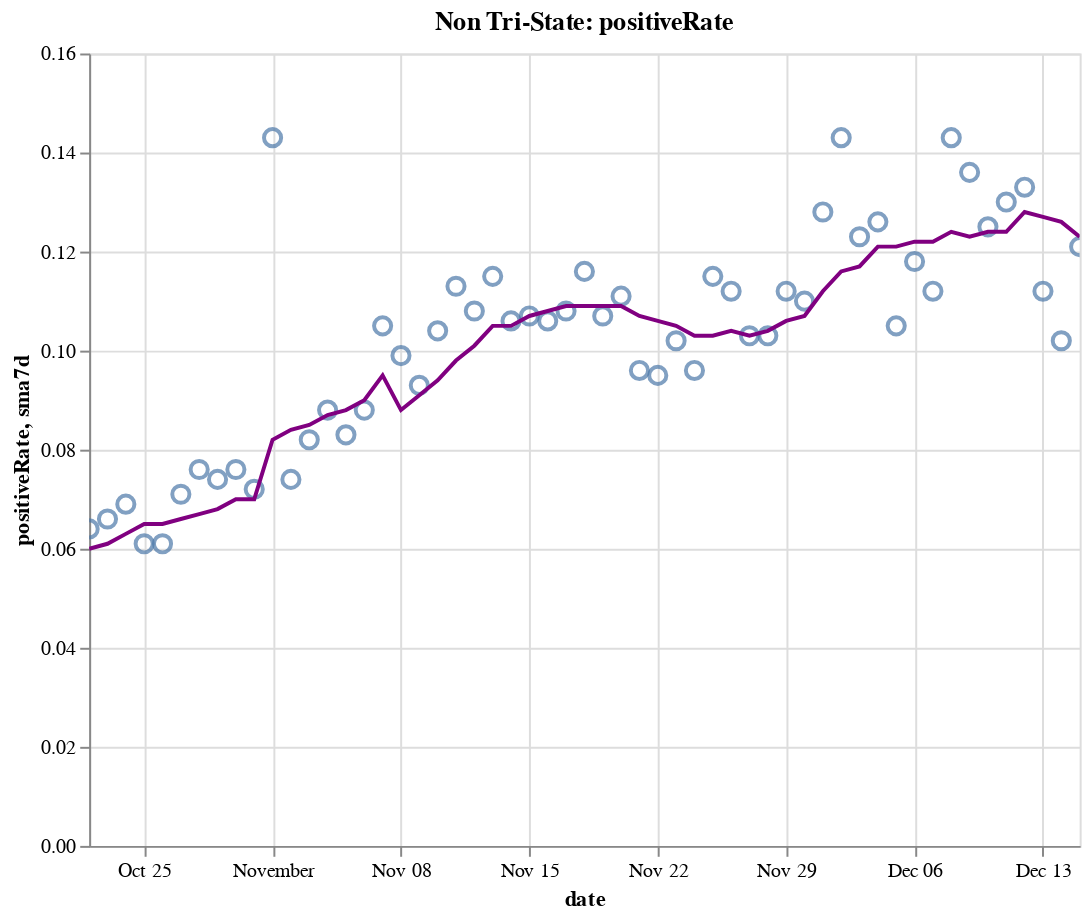

The notebook cell saved with this chart:
### Code cell
create_plot(non_tristate, 'positiveRate')

### Figure 1 — Vega-Lite specification as saved in the notebook (floating-point values rounded to 4 significant figures)
{"config": {"view": {"continuousWidth": 400, "continuousHeight": 300}}, "layer": [{"layer": [{"mark": {"type": "point", "size": 75}, "encoding": {"tooltip": [{"type": "temporal", "field": "date"}, {"type": "quantitative", "field": "positiveRate"}, {"type": "quantitative", "field": "sma7d"}], "x": {"type": "temporal", "field": "date"}, "y": {"type": "quantitative", "field": "positiveRate"}}, "selection": {"selector016": {"type": "interval", "bind": "scales", "encodings": ["x", "y"]}}}, {"mark": {"type": "line", "color": "purple"}, "encoding": {"x": {"type": "temporal", "field": "date"}, "y": {"type": "quantitative", "field": "sma7d"}}}]}, {"mark": {"type": "rule", "color": "#aaa"}, "encoding": {"x": {"type": "temporal", "field": "date"}}, "transform": [{"filter": {"selection": "selector015"}}]}, {"mark": "circle", "encoding": {"opacity": {"condition": {"value": 1, "selection": "selector015"}, "value": 0}, "tooltip": [{"type": "temporal", "field": "date"}, {"type": "quantitative", "field": "positiveRate"}, {"type": "quantitative", "field": "sma7d"}], "x": {"type": "temporal", "field": "date"}, "y": {"type": "quantitative", "field": "positiveRate"}}, "selection": {"selector015": {"type": "single", "encodings": ["x"], "on": "mouseover", "nearest": true, "empty": "none"}}}, {"mark": {"type": "text", "align": "left", "dx": 5, "dy": -5, "stroke": "white", "strokeWidth": 2}, "encoding": {"text": {"type": "quantitative", "field": "positiveRate"}, "tooltip": [{"type": "temporal", "field": "date"}, {"type": "quantitative", "field": "positiveRate"}, {"type": "quantitative", "field": "sma7d"}], "x": {"type": "temporal", "field": "date"}, "y": {"type": "quantitative", "field": "positiveRate"}}, "transform": [{"filter": {"selection": "selector015"}}]}, {"mark": {"type": "text", "align": "left", "dx": 5, "dy": -5}, "encoding": {"text": {"type": "quantitative", "field": "positiveRate"}, "tooltip": [{"type": "temporal", "field": "date"}, {"type": "quantitative", "field": "positiveRate"}, {"type": "quantitative", "field": "sma7d"}], "x": {"type": "temporal", "field": "date"}, "y": {"type": "quantitative", "field": "positiveRate"}}, "transform": [{"filter": {"selection": "selector015"}}]}], "data": {"name": "data-45f5928b86a8006d4945a81e76499a4e"}, "height": 400, "title": "Non Tri-State: positiveRate", "width": 500, "$schema": "https://vega.github.io/schema/vega-lite/v4.8.1.json", "datasets": {"data-45f5928b86a8006d4945a81e76499a4e": [{"date": "2020-10-22T00:00:00", "totalTestResultsIncrease": 1088000.0, "positiveIncrease": 69710.0, "death": 168500.0, "deathIncrease": 1091.0, "positiveRate": 0.064, "state": "Non Tri-State", "sma7d": 0.06}, {"date": "2020-10-23T00:00:00", "totalTestResultsIncrease": 1199000.0, "positiveIncrease": 78980.0, "death": 169500.0, "deathIncrease": 912.0, "positiveRate": 0.066, "state": "Non Tri-State", "sma7d": 0.061}, {"date": "2020-10-24T00:00:00", "totalTestResultsIncrease": 1154000.0, "positiveIncrease": 79350.0, "death": 170300.0, "deathIncrease": 876.0, "positiveRate": 0.069, "state": "Non Tri-State", "sma7d": 0.063}, {"date": "2020-10-25T00:00:00", "totalTestResultsIncrease": 1015000.0, "positiveIncrease": 62140.0, "death": 170700.0, "deathIncrease": 371.0, "positiveRate": 0.061, "state": "Non Tri-State", "sma7d": 0.065}, {"date": "2020-10-26T00:00:00", "totalTestResultsIncrease": 951000.0, "positiveIncrease": 58080.0, "death": 171100.0, "deathIncrease": 368.0, "positiveRate": 0.061, "state": "Non Tri-State", "sma7d": 0.065}, {"date": "2020-10-27T00:00:00", "totalTestResultsIncrease": 956200.0, "positiveIncrease": 67920.0, "death": 172000.0, "deathIncrease": 893.0, "positiveRate": 0.071, "state": "Non Tri-State", "sma7d": 0.066}, {"date": "2020-10-28T00:00:00", "totalTestResultsIncrease": 983200.0, "positiveIncrease": 74610.0, "death": 173000.0, "deathIncrease": 1003.0, "positiveRate": 0.076, "state": "Non Tri-State", "sma7d": 0.067}, {"date": "2020-10-29T00:00:00", "totalTestResultsIncrease": 1124000.0, "positiveIncrease": 83360.0, "death": 174000.0, "deathIncrease": 1023.0, "positiveRate": 0.074, "state": "Non Tri-State", "sma7d": 0.068}, {"date": "2020-10-30T00:00:00", "totalTestResultsIncrease": 1216000.0, "positiveIncrease": 92270.0, "death": 174900.0, "deathIncrease": 921.0, "positiveRate": 0.076, "state": "Non Tri-State", "sma7d": 0.07}, {"date": "2020-10-31T00:00:00", "totalTestResultsIncrease": 1209000.0, "positiveIncrease": 87200.0, "death": 175900.0, "deathIncrease": 956.0, "positiveRate": 0.072, "state": "Non Tri-State", "sma7d": 0.07}, {"date": "2020-11-01T00:00:00", "totalTestResultsIncrease": 959200.0, "positiveIncrease": 137300.0, "death": 176200.0, "deathIncrease": 377.0, "positiveRate": 0.143, "state": "Non Tri-State", "sma7d": 0.082}, {"date": "2020-11-02T00:00:00", "totalTestResultsIncrease": 1051000.0, "positiveIncrease": 77440.0, "death": 176700.0, "deathIncrease": 446.0, "positiveRate": 0.074, "state": "Non Tri-State", "sma7d": 0.084}, {"date": "2020-11-03T00:00:00", "totalTestResultsIncrease": 1047000.0, "positiveIncrease": 85720.0, "death": 178200.0, "deathIncrease": 1492.0, "positiveRate": 0.082, "state": "Non Tri-State", "sma7d": 0.085}, {"date": "2020-11-04T00:00:00", "totalTestResultsIncrease": 1108000.0, "positiveIncrease": 97480.0, "death": 179300.0, "deathIncrease": 1077.0, "positiveRate": 0.088, "state": "Non Tri-State", "sma7d": 0.087}, {"date": "2020-11-05T00:00:00", "totalTestResultsIncrease": 1343000.0, "positiveIncrease": 111400.0, "death": 180400.0, "deathIncrease": 1108.0, "positiveRate": 0.083, "state": "Non Tri-State", "sma7d": 0.088}, {"date": "2020-11-06T00:00:00", "totalTestResultsIncrease": 1383000.0, "positiveIncrease": 121100.0, "death": 181500.0, "deathIncrease": 1140.0, "positiveRate": 0.088, "state": "Non Tri-State", "sma7d": 0.09}, {"date": "2020-11-07T00:00:00", "totalTestResultsIncrease": 1185000.0, "positiveIncrease": 124000.0, "death": 182600.0, "deathIncrease": 1105.0, "positiveRate": 0.105, "state": "Non Tri-State", "sma7d": 0.095}, {"date": "2020-11-08T00:00:00", "totalTestResultsIncrease": 1071000.0, "positiveIncrease": 106100.0, "death": 183100.0, "deathIncrease": 478.0, "positiveRate": 0.099, "state": "Non Tri-State", "sma7d": 0.088}, {"date": "2020-11-09T00:00:00", "totalTestResultsIncrease": 1173000.0, "positiveIncrease": 109000.0, "death": 183600.0, "deathIncrease": 516.0, "positiveRate": 0.093, "state": "Non Tri-State", "sma7d": 0.091}, {"date": "2020-11-10T00:00:00", "totalTestResultsIncrease": 1189000.0, "positiveIncrease": 123700.0, "death": 184900.0, "deathIncrease": 1295.0, "positiveRate": 0.104, "state": "Non Tri-State", "sma7d": 0.094}, {"date": "2020-11-11T00:00:00", "totalTestResultsIncrease": 1217000.0, "positiveIncrease": 137300.0, "death": 186400.0, "deathIncrease": 1534.0, "positiveRate": 0.113, "state": "Non Tri-State", "sma7d": 0.098}, {"date": "2020-11-12T00:00:00", "totalTestResultsIncrease": 1342000.0, "positiveIncrease": 144700.0, "death": 187500.0, "deathIncrease": 1053.0, "positiveRate": 0.108, "state": "Non Tri-State", "sma7d": 0.101}, {"date": "2020-11-13T00:00:00", "totalTestResultsIncrease": 1413000.0, "positiveIncrease": 162900.0, "death": 188700.0, "deathIncrease": 1242.0, "positiveRate": 0.115, "state": "Non Tri-State", "sma7d": 0.105}, {"date": "2020-11-14T00:00:00", "totalTestResultsIncrease": 1478000.0, "positiveIncrease": 156100.0, "death": 190000.0, "deathIncrease": 1302.0, "positiveRate": 0.106, "state": "Non Tri-State", "sma7d": 0.105}, {"date": "2020-11-15T00:00:00", "totalTestResultsIncrease": 1291000.0, "positiveIncrease": 137600.0, "death": 190700.0, "deathIncrease": 660.0, "positiveRate": 0.107, "state": "Non Tri-State", "sma7d": 0.107}, {"date": "2020-11-16T00:00:00", "totalTestResultsIncrease": 1316000.0, "positiveIncrease": 139200.0, "death": 191200.0, "deathIncrease": 547.0, "positiveRate": 0.106, "state": "Non Tri-State", "sma7d": 0.108}, {"date": "2020-11-17T00:00:00", "totalTestResultsIncrease": 1376000.0, "positiveIncrease": 148000.0, "death": 192700.0, "deathIncrease": 1482.0, "positiveRate": 0.108, "state": "Non Tri-State", "sma7d": 0.109}, {"date": "2020-11-18T00:00:00", "totalTestResultsIncrease": 1338000.0, "positiveIncrease": 154800.0, "death": 194500.0, "deathIncrease": 1796.0, "positiveRate": 0.116, "state": "Non Tri-State", "sma7d": 0.109}, {"date": "2020-11-19T00:00:00", "totalTestResultsIncrease": 1612000.0, "positiveIncrease": 172800.0, "death": 196400.0, "deathIncrease": 1933.0, "positiveRate": 0.107, "state": "Non Tri-State", "sma7d": 0.109}, {"date": "2020-11-20T00:00:00", "totalTestResultsIncrease": 1661000.0, "positiveIncrease": 183600.0, "death": 198300.0, "deathIncrease": 1813.0, "positiveRate": 0.111, "state": "Non Tri-State", "sma7d": 0.109}, {"date": "2020-11-21T00:00:00", "totalTestResultsIncrease": 1789000.0, "positiveIncrease": 171200.0, "death": 199700.0, "deathIncrease": 1486.0, "positiveRate": 0.096, "state": "Non Tri-State", "sma7d": 0.107}, {"date": "2020-11-22T00:00:00", "totalTestResultsIncrease": 1502000.0, "positiveIncrease": 142500.0, "death": 200600.0, "deathIncrease": 871.0, "positiveRate": 0.095, "state": "Non Tri-State", "sma7d": 0.106}, {"date": "2020-11-23T00:00:00", "totalTestResultsIncrease": 1338000.0, "positiveIncrease": 137100.0, "death": 201400.0, "deathIncrease": 771.0, "positiveRate": 0.102, "state": "Non Tri-State", "sma7d": 0.105}, {"date": "2020-11-24T00:00:00", "totalTestResultsIncrease": 1654000.0, "positiveIncrease": 159600.0, "death": 203400.0, "deathIncrease": 1998.0, "positiveRate": 0.096, "state": "Non Tri-State", "sma7d": 0.103}, {"date": "2020-11-25T00:00:00", "totalTestResultsIncrease": 1518000.0, "positiveIncrease": 174800.0, "death": 205500.0, "deathIncrease": 2127.0, "positiveRate": 0.115, "state": "Non Tri-State", "sma7d": 0.103}, {"date": "2020-11-26T00:00:00", "totalTestResultsIncrease": 1044000.0, "positiveIncrease": 117000.0, "death": 206800.0, "deathIncrease": 1281.0, "positiveRate": 0.112, "state": "Non Tri-State", "sma7d": 0.104}, {"date": "2020-11-27T00:00:00", "totalTestResultsIncrease": 1737000.0, "positiveIncrease": 178500.0, "death": 208100.0, "deathIncrease": 1301.0, "positiveRate": 0.103, "state": "Non Tri-State", "sma7d": 0.103}, {"date": "2020-11-28T00:00:00", "totalTestResultsIncrease": 1413000.0, "positiveIncrease": 145000.0, "death": 209300.0, "deathIncrease": 1184.0, "positiveRate": 0.103, "state": "Non Tri-State", "sma7d": 0.104}, {"date": "2020-11-29T00:00:00", "totalTestResultsIncrease": 1124000.0, "positiveIncrease": 125500.0, "death": 210000.0, "deathIncrease": 752.0, "positiveRate": 0.112, "state": "Non Tri-State", "sma7d": 0.106}, {"date": "2020-11-30T00:00:00", "totalTestResultsIncrease": 1211000.0, "positiveIncrease": 133800.0, "death": 210900.0, "deathIncrease": 904.0, "positiveRate": 0.11, "state": "Non Tri-State", "sma7d": 0.107}, {"date": "2020-12-01T00:00:00", "totalTestResultsIncrease": 1295000.0, "positiveIncrease": 165900.0, "death": 213300.0, "deathIncrease": 2327.0, "positiveRate": 0.128, "state": "Non Tri-State", "sma7d": 0.112}, {"date": "2020-12-02T00:00:00", "totalTestResultsIncrease": 1279000.0, "positiveIncrease": 182700.0, "death": 215900.0, "deathIncrease": 2618.0, "positiveRate": 0.143, "state": "Non Tri-State", "sma7d": 0.116}, {"date": "2020-12-03T00:00:00", "totalTestResultsIncrease": 1580000.0, "positiveIncrease": 194000.0, "death": 218600.0, "deathIncrease": 2675.0, "positiveRate": 0.123, "state": "Non Tri-State", "sma7d": 0.117}, {"date": "2020-12-04T00:00:00", "totalTestResultsIncrease": 1659000.0, "positiveIncrease": 209500.0, "death": 221000.0, "deathIncrease": 2430.0, "positiveRate": 0.126, "state": "Non Tri-State", "sma7d": 0.121}, {"date": "2020-12-05T00:00:00", "totalTestResultsIncrease": 1896000.0, "positiveIncrease": 199300.0, "death": 223300.0, "deathIncrease": 2357.0, "positiveRate": 0.105, "state": "Non Tri-State", "sma7d": 0.121}, {"date": "2020-12-06T00:00:00", "totalTestResultsIncrease": 1388000.0, "positiveIncrease": 163900.0, "death": 224400.0, "deathIncrease": 1070.0, "positiveRate": 0.118, "state": "Non Tri-State", "sma7d": 0.122}, {"date": "2020-12-07T00:00:00", "totalTestResultsIncrease": 1439000.0, "positiveIncrease": 161800.0, "death": 225500.0, "deathIncrease": 1121.0, "positiveRate": 0.112, "state": "Non Tri-State", "sma7d": 0.122}, {"date": "2020-12-08T00:00:00", "totalTestResultsIncrease": 1423000.0, "positiveIncrease": 203700.0, "death": 228100.0, "deathIncrease": 2520.0, "positiveRate": 0.143, "state": "Non Tri-State", "sma7d": 0.124}, {"date": "2020-12-09T00:00:00", "totalTestResultsIncrease": 1447000.0, "positiveIncrease": 196100.0, "death": 231000.0, "deathIncrease": 2908.0, "positiveRate": 0.136, "state": "Non Tri-State", "sma7d": 0.123}, {"date": "2020-12-10T00:00:00", "totalTestResultsIncrease": 1607000.0, "positiveIncrease": 200800.0, "death": 233900.0, "deathIncrease": 2913.0, "positiveRate": 0.125, "state": "Non Tri-State", "sma7d": 0.124}, {"date": "2020-12-11T00:00:00", "totalTestResultsIncrease": 1674000.0, "positiveIncrease": 216800.0, "death": 236400.0, "deathIncrease": 2570.0, "positiveRate": 0.13, "state": "Non Tri-State", "sma7d": 0.124}, {"date": "2020-12-12T00:00:00", "totalTestResultsIncrease": 1562000.0, "positiveIncrease": 207800.0, "death": 238800.0, "deathIncrease": 2336.0, "positiveRate": 0.133, "state": "Non Tri-State", "sma7d": 0.128}, {"date": "2020-12-13T00:00:00", "totalTestResultsIncrease": 1553000.0, "positiveIncrease": 173400.0, "death": 240100.0, "deathIncrease": 1365.0, "positiveRate": 0.112, "state": "Non Tri-State", "sma7d": 0.127}, {"date": "2020-12-14T00:00:00", "totalTestResultsIncrease": 1691000.0, "positiveIncrease": 172300.0, "death": 241300.0, "deathIncrease": 1168.0, "positiveRate": 0.102, "state": "Non Tri-State", "sma7d": 0.126}, {"date": "2020-12-15T00:00:00", "totalTestResultsIncrease": 1440000.0, "positiveIncrease": 174000.0, "death": 244000.0, "deathIncrease": 2667.0, "positiveRate": 0.121, "state": "Non Tri-State", "sma7d": 0.123}]}}
